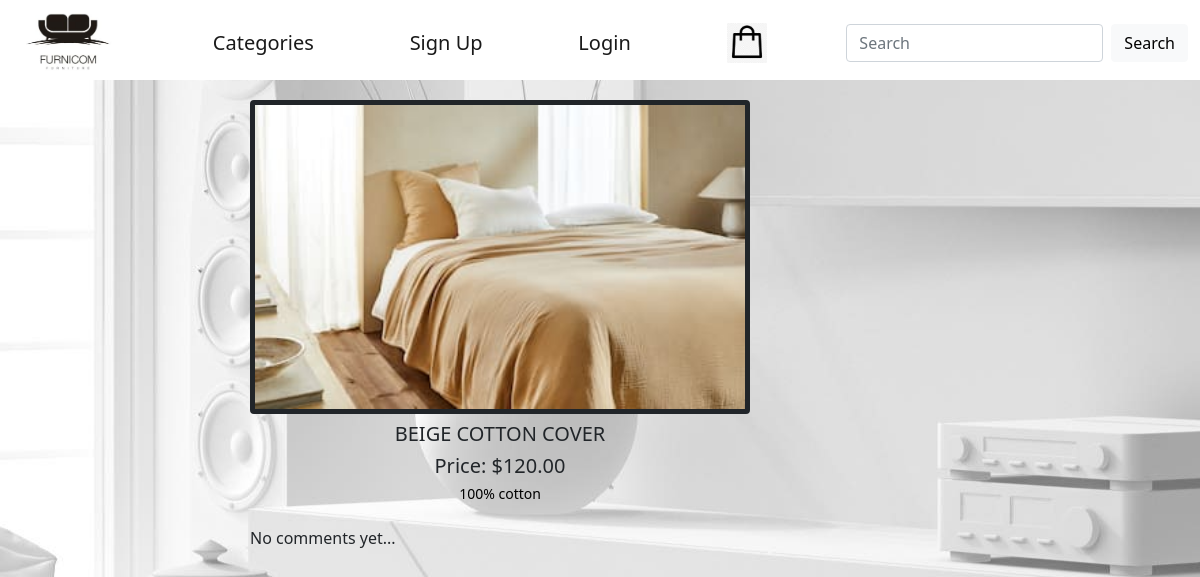
Before: /product/2/ with the older database file.
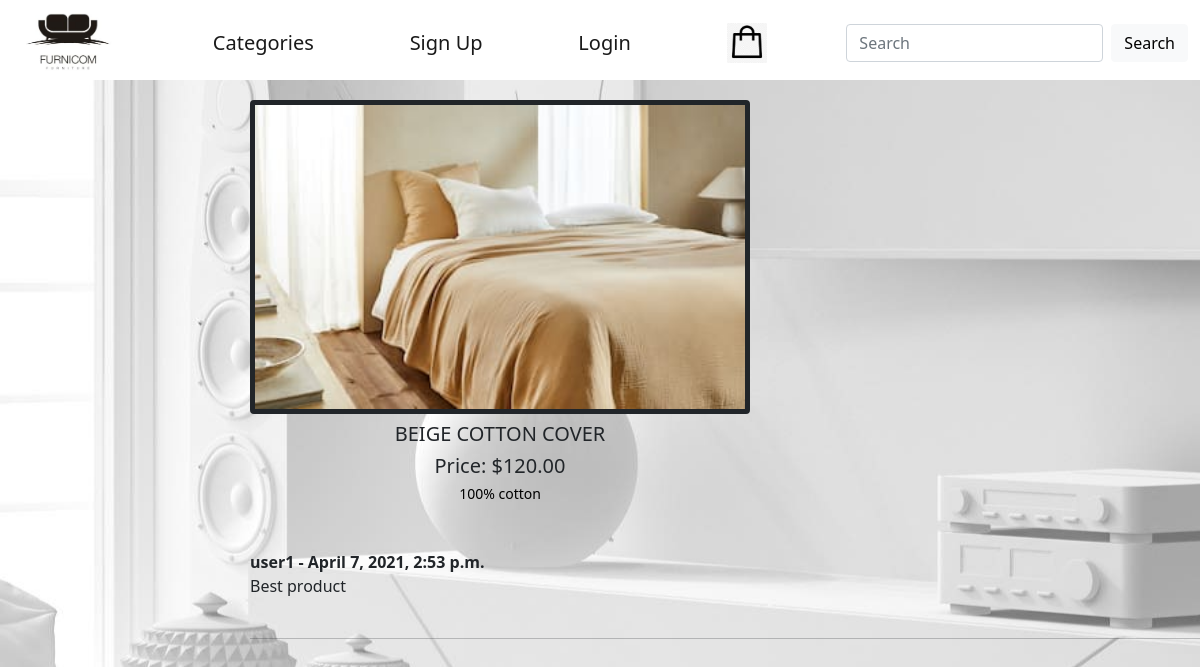
After: the same page with the newer database file.
### product/models.py (models this page shows, shortened)
class Comment(models.Model):
    product = models.ForeignKey(Product, on_delete=models.CASCADE, related_name='product', verbose_name='Product')
    user = models.ForeignKey(User, on_delete=models.CASCADE, related_name='user', verbose_name='User')
    body = models.TextField()
    created = models.DateTimeField(auto_now_add=True)
    class Meta:
        ordering = ['-created']

### product/views.py (the view)
# urls.py: path('product/<int:product_id>/', ProductDetailView.as_view(),
class ProductDetailView(DetailView):
    model = Product
    template_name = 'product/detail.html'
    context_object_name = 'product'
    pk_url_kwarg = 'product_id'

### product/templates/product/detail.html (shortened to what this page needs)
{% extends 'base.html' %}
{% load static %}
{% block content %}
<div style="margin-top :20px; margin-left : 250px; " >
<figure style="text-align: center;" class="figure">
    <img style="width: 500px; height: auto; border: 5px solid;" src="{{ product.image.url }}" class="figure-img img-fluid rounded" alt="...">
    <h5 style="">{{ product.name }}</h5>
    <h5 style="">Price: ${{ product.price }}</h5>
    <h6 style="color: black;" class="figure-caption">{{ product.description }}</h6>
</figure>
<br/>
{% if not product.product.all %}
No comments yet...
{% else %}
<br/>
{% for comment in product.product.all %}
<strong>
    {{ comment.user }} -
    {{ comment.created }}
</strong>
<br/>
{{ comment.body }}
<br/><br/>
<hr>
{% endfor %}
    {% endif %}
</div>
{% endblock %}

Changed rows visible on the page:
added Comment: user "user1", created "April 7, 2021, 2:53 p.m.", body "Best product"
Other visible differences:
text no longer shown: "No comments yet..."
